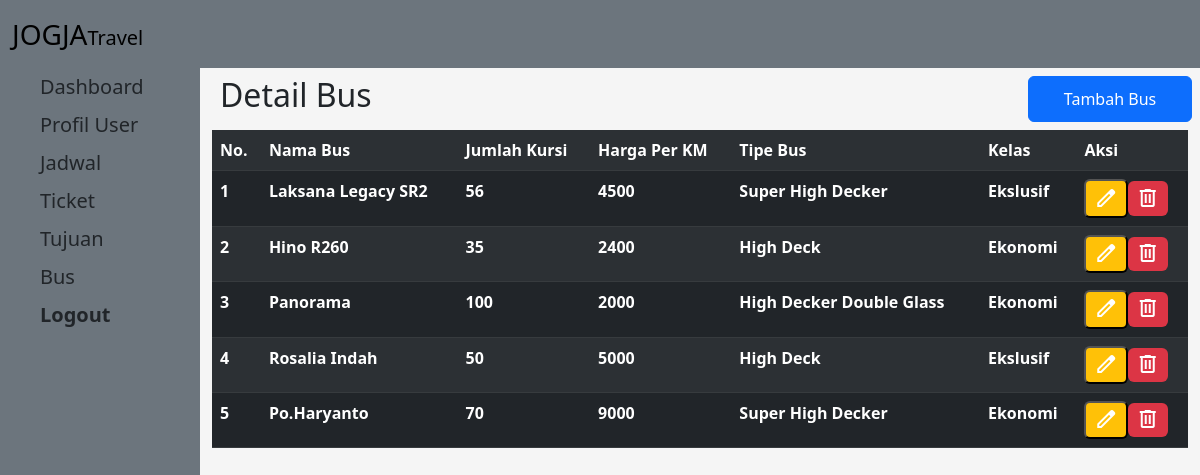
The page /pages/adminpanel/bus.php (signed in) on the database its author committed.
### tables this page shows
CREATE TABLE `bus` (
  `id` int NOT NULL,
  `id_tipe` int NOT NULL,
  `jumlah_kursi` int NOT NULL,
  `harga_km` int NOT NULL,
  `id_kelas` int NOT NULL,
  `created_at` datetime NOT NULL DEFAULT CURRENT_TIMESTAMP,
  `updated_at` datetime NOT NULL DEFAULT CURRENT_TIMESTAMP,
  `nama_bus` varchar(255) NOT NULL
);

CREATE TABLE `tipe_bus` (
  `id` int NOT NULL,
  `tipe` varchar(255) NOT NULL,
  `created_at` datetime NOT NULL DEFAULT CURRENT_TIMESTAMP,
  `updated_at` datetime NOT NULL DEFAULT CURRENT_TIMESTAMP
);

CREATE TABLE `kelas` (
  `id` int NOT NULL,
  `nama_kelas` varchar(255) NOT NULL,
  `created_at` datetime NOT NULL DEFAULT CURRENT_TIMESTAMP,
  `updated_at` datetime NOT NULL DEFAULT CURRENT_TIMESTAMP
);

### pages/adminpanel/bus.php (the view, shortened to what this page needs)
<!DOCTYPE html>
<html lang="en">
<head>
  <link rel="stylesheet" href="../../CSS/bootstrap.min.css">
  <?php
  require('../../koneksi/koneksi.php');
  $query = "select a.*,b.tipe,c.nama_kelas from bus as a inner join tipe_bus as b on a.id_tipe = b.id inner join kelas as c on a.id_kelas = c.id";
  $res = mysqli_query($conn, $query);
  ?>
</head>
<body>
  <?php include('../../components/sidebar.php'); ?>
  <div class="row px-2 my-2">
    <h2 class="fs-2 col-lg-8">Detail Bus</h2>
    <button type="button" class="btn btn-primary px-2 py-2 text-center ms-auto col-lg-2" data-bs-toggle="modal" data-bs-target="#formtambah">Tambah Bus</button>
  </div>
  <table class="table table-dark table-striped table-responsive">
    <tr scope="row">
      <th scope="col">No.</th>
      <th scope="col">Nama Bus</th>
      <th scope="col">Jumlah Kursi</th>
      <th scope="col">Harga Per KM</th>
      <th scope="col">Tipe Bus</th>
      <th scope="col">Kelas</th>
      <th scope="col">Aksi</th>
    </tr>
    <?php $x = 1;
    foreach ($res as $d) : ?>
      <tr scope="row">
        <th scope="col"><?php echo $x++; ?></th>
        <th scope="col"><?php echo $d['nama_bus']; ?></th>
        <th scope="col"><?php echo $d['jumlah_kursi']; ?></th>
        <th scope="col"><?php echo $d['harga_km']; ?></th>
        <th scope="col"><?php echo $d['tipe']; ?></th>
        <th scope="col"><?php echo $d['nama_kelas']; ?></th>
        <th scope="col"><button class="badge bg-warning" data-bs-toggle="modal" data-bs-target="#formupdate<?php echo $d['id']; ?>"><span class="material-symbols-outlined">
            </span></button></button><a href="./aksi/aksi_hapus_bus.php?id=<?php echo $d['id'] ?>" class="badge bg-danger"><span class="material-symbols-outlined">
            </span></a></th>
      </tr>
    <?php endforeach; ?>
  </table>
  <?php include('../../components/endSidebar.php'); ?>
</body>
</html>

### components/sidebar.php (shortened to what this page needs)
<nav class="navbar navbar-expand-lg bg-secondary">
    <div class="container-fluid">
        <a class="navbar-brand fs-3" href="#">JOGJA<span class="fs-5">Travel</span></a>
    </div>
</nav>
<div class="row g-0">
    <div class="offcanvas-lg offcanvas-start col-lg-2 text-bg-secondary" tabindex="-1" id="offcanvasResponsive" aria-labelledby="offcanvasResponsiveLabel" style="height: 100vh;">
        <div class="offcanvas-body">
            <div class="list-group mx-4 mt-7">
                <ul id="collapseExample1" class="collapse show list-group list-group-flush text-left">
                    <li class="list-group-item py-1" style="border: 0 none;background-color: transparent;">
                        <a href="./index.php" class="text-reset fs-5 fw-medium" style="text-decoration: none;">Dashboard</a>
                    </li>
                    <li class="list-group-item py-1" style="border: 0 none;background-color: transparent;">
                        <a href="user.php" class="text-reset fs-5 fw-medium" style="text-decoration: none;">Profil User</a>
                    </li>
                    <?php if ($_SESSION['role'] == 'admin') { ?>
                        <li class="list-group-item py-1" style="border: 0 none;background-color: transparent;">
                            <a href="jadwal.php" class="text-reset fs-5 fw-medium" style="text-decoration: none;">Jadwal</a>
                        </li>
                        <li class="list-group-item py-1" style="border: 0 none;background-color: transparent;">
                            <a href="ticket.php" class="text-reset fs-5 fw-medium" style="text-decoration: none;">Ticket</a>
                        </li>
                        <li class="list-group-item py-1" style="border: 0 none;background-color: transparent;">
                            <a href="tujuan.php" class="text-reset fs-5 fw-medium" style="text-decoration: none;">Tujuan</a>
                        </li>
                        <li class="list-group-item py-1" style="border: 0 none;background-color: transparent;">
                            <a href="./bus.php" class="text-reset fs-5 fw-medium" style="text-decoration: none;">Bus</a>
                        </li>
                    <?php } ?>
                    <li class="list-group-item py-1" style="border: 0 none;background-color: transparent;">
                        <a href="../../aksi/aksi_logout.php" class="text-reset fs-5 fw-bold" style="text-decoration: none;">Logout</a>
                    </li>
                </ul>
            </div>
        </div>
    </div>
    <div class="col-lg-10 col-12" style="background-color: #F5F5F5;">
        <div class="container">

### components/endSidebar.php
</div>
</div>
</div>

### rows shown on the page
bus: nama_bus "Laksana Legacy SR2", jumlah_kursi "56", harga_km "4500", id_tipe.tipe "Super High Decker", id_kelas.nama_kelas "Ekslusif"
bus: nama_bus "Hino R260", jumlah_kursi "35", harga_km "2400", id_tipe.tipe "High Deck", id_kelas.nama_kelas "Ekonomi"
bus: nama_bus "Panorama", jumlah_kursi "100", harga_km "2000", id_tipe.tipe "High Decker Double Glass", id_kelas.nama_kelas "Ekonomi"
bus: nama_bus "Rosalia Indah", jumlah_kursi "50", harga_km "5000", id_tipe.tipe "High Deck", id_kelas.nama_kelas "Ekslusif"
bus: nama_bus "Po.Haryanto", jumlah_kursi "70", harga_km "9000", id_tipe.tipe "Super High Decker", id_kelas.nama_kelas "Ekonomi"
